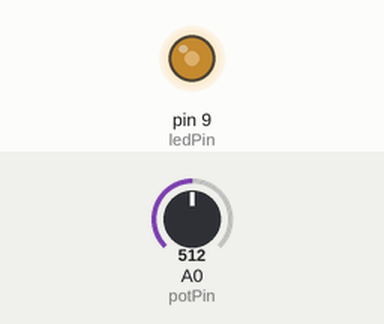
Bench run of a sketch on a simulated Arduino Uno, built with avr-gcc and run on an emulated ATmega328P. On the bench: output pins drawn as LEDs (lit = HIGH). Inputs (shaded band) come from the test bench; at power-on: A0 (potPin) = 512.

Above: at 1.2 s.
1.3 s: A0 (potPin) set to 716
At 2.4 s:
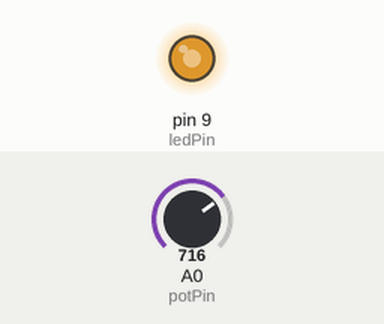
2.8 s: A0 (potPin) set to 900
At 3.5 s:
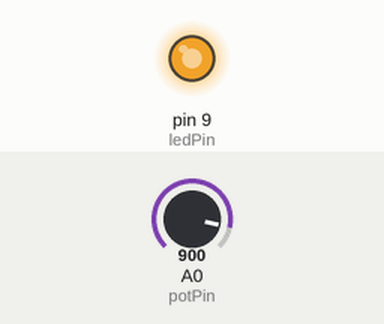
4.3 s: A0 (potPin) set to 122
At 4.7 s:
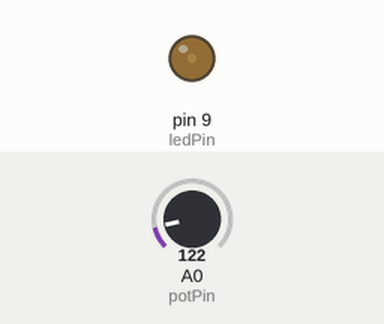
5.8 s: A0 (potPin) set to 0
At 7.0 s:
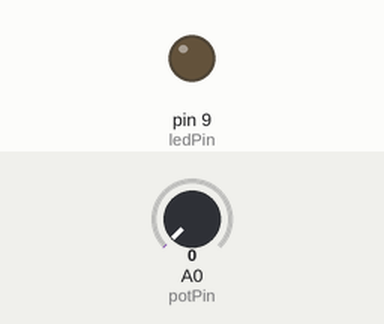
7.3 s: A0 (potPin) set to 511
At 8.1 s:
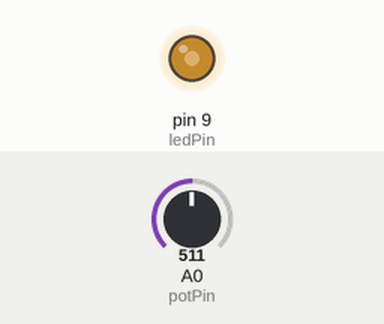
Timing chart, 0 to 9.8 s (numbered marks = the images above; inputs shaded):
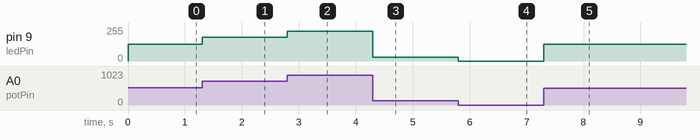

The sketch:

potentiometer.ino
```cpp
const int potPin = A0;
const int ledPin = 9;

void setup() {
  pinMode(potPin, INPUT);
  pinMode(ledPin, OUTPUT);
}

void loop() {
 int ledBrightness;
 int sensorValue = 0;

 sensorValue = analogRead(potPin);
 ledBrightness = map(sensorValue, 0, 1023, 0, 255);

 analogWrite(ledPin, ledBrightness);

}
```

Measured:
- after the input at 1.3 s, pin 9 (ledPin): 127/255 → 178/255 at once
- after the input at 2.8 s, pin 9 (ledPin): 178/255 → 224/255 at once
- after the input at 4.3 s, pin 9 (ledPin): 224/255 → 30/255 at once
- after the input at 5.8 s, pin 9 (ledPin): 30/255 → 0/255 at once
- after the input at 7.3 s, pin 9 (ledPin): 0/255 → 127/255 at once
